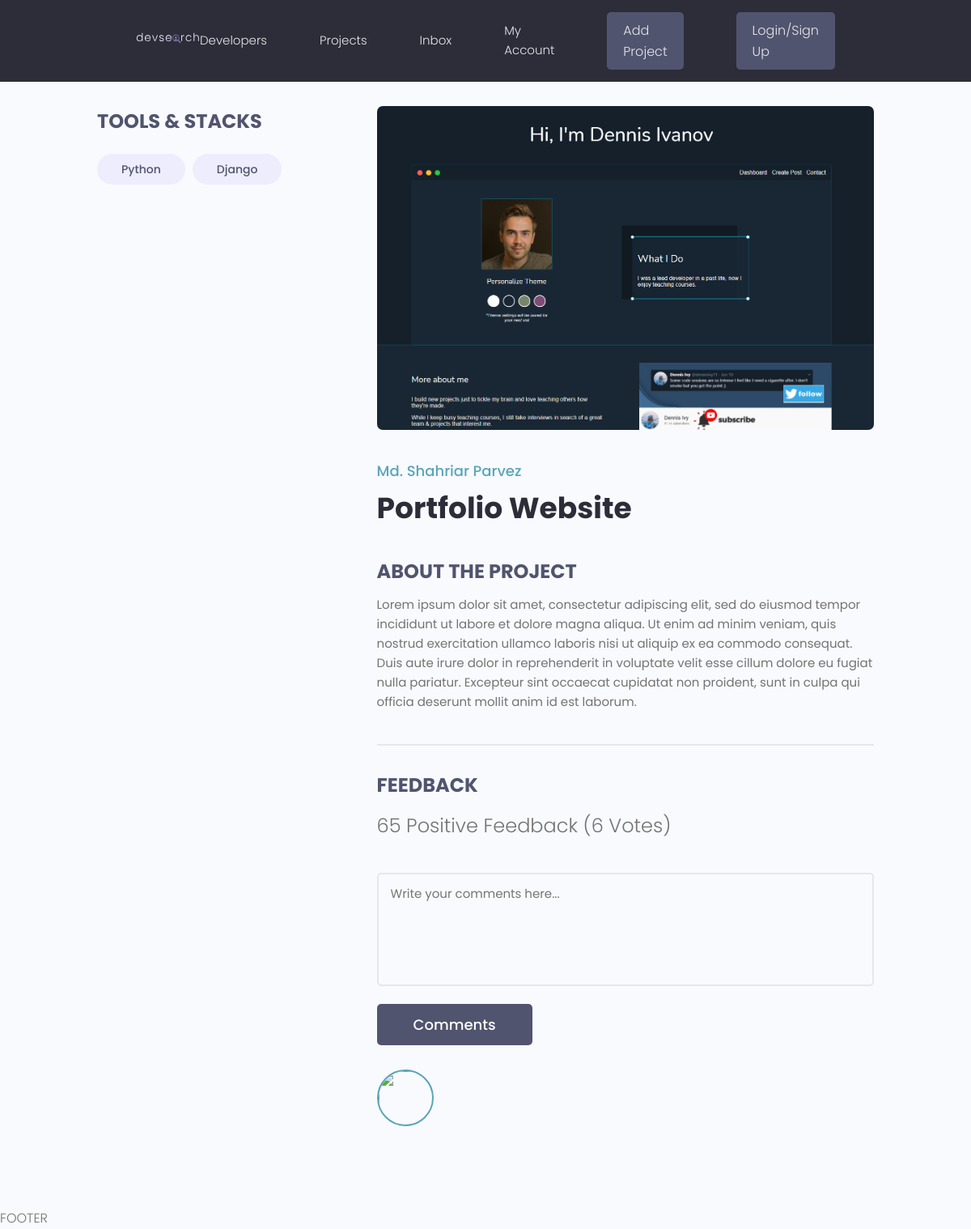
The app's page /projects/project/7be91ff9-ad23-4649-b406-d5934078a443/ with its own data.
### projects/models.py (models this page shows, shortened)
class Tag(models.Model):
    name = models.CharField(max_length=200)
    created = models.DateTimeField(auto_now_add=True)
    id = models.UUIDField(default=uuid.uuid4, unique=True, primary_key=True, editable=False)
    def __str__(self):
        return self.name

class Project(models.Model):
    owner = models.ForeignKey(Profile, null=True, blank=True, on_delete=models.SET_NULL)
    title = models.CharField(max_length=200)
    description = models.TextField(null=True, blank=True)
    featured_image = models.ImageField(null=True, blank=True, default="default.jpg")
    demo_link = models.CharField(max_length=2000, null=True, blank=True)
    source_link = models.CharField(max_length=2000, null=True, blank=True)
    tags = models.ManyToManyField("Tag", blank=True)
    vote_total = models.IntegerField(default=0, null=True, blank=True)
    vote_ratio = models.IntegerField(default=0, null=True, blank=True)
    created = models.DateTimeField(auto_now_add=True)
    id = models.UUIDField(default=uuid.uuid4, unique=True, primary_key=True, editable=False)

### projects/views.py (the view)
# urls.py: path("project/<str:pk>/", views.project, name="project"),
def project(request, pk):
    project_obj = Project.objects.get(id=pk)
    return render(request, "projects/single-project.html", {"project": project_obj})

### projects/templates/projects/single-project.html (shortened to what this page needs)
{% extends "base.html" %}
{% block content %}
  <main class="singleProject my-md">
    <div class="container">
      <div class="layout">
        <div class="column column--1of3">
          <h3 class="singleProject__subtitle">Tools & Stacks</h3>
          <div class="singleProject__toolStack">
            {% for tag in project.tags.all %}
            <span class="tag tag--pill tag--sub tag--lg">
              <small>{{ tag }}</small>
            </span>
            {% endfor %}
          </div>
        </div>
        <div class="column column--2of3">
          <img class="singleProject__preview" src="{{ project.featured_image.url }}" alt="portfolio thumbnail" />
          <a href="profile.html" class="singleProject__developer">Md. Shahriar Parvez</a>
          <h2 class="singleProject__title">{{ project.title }}</h2>
          <h3 class="singleProject__subtitle">About the Project</h3>
          <div class="singleProject__info">
              {{ project.description }}
          </div>
          <div class="comments">
            <h3 class="singleProject__subtitle">Feedback</h3>
            <h5 class="project--rating">
              {{ project.vote_ratio }} Positive Feedback ({{ project.vote_total}} Vote{{ project.vote_total|pluralize:"s" }})
            </h5>
            <form class="form" action="#" method="POST">
              <div class="form__field">
                <textarea class="input input--textarea" name="message" id="formInput#textarea"
                  placeholder="Write your comments here..."></textarea>
              </div>
              <input class="btn btn--sub btn--lg" type="submit" value="Comments" />
            </form>
            <div class="commentList">
              <div class="comment">
                <a href="">
                  <img class="avatar avatar--md"
                    src="" alt="" />
                </a>
              </div>
            </div>
          </div>
        </div>
      </div>
    </div>
  </main>
{% endblock %}

### static/styles/app.css (style rules this page uses)
:root { --color-sub: #2d2d39; }
.btn--sub { background-color: var(--color-sub-light); }
img { width: 100%; }
.singleProject .column--1of3 { order: 2; }
@media screen and (min-width: 1081px) { .singleProject .column--1of3 { order: 1; } }
@media screen and (min-width: 1081px) { .singleProject .column--2of3 { order: 2; } }
.singleProject__toolStack { margin-top: 2rem; margin-bottom: 4rem; }
.singleProject__preview { height: 50vh; object-fit: cover; object-position: top center; margin-bottom: 3rem; border-radius: 0.7rem; }
.singleProject__developer { font-size: 1.8rem; font-weight: 500; }
.singleProject__title { font-size: 3.6rem; font-weight: 700; color: var(--color-sub); margin-bottom: 3rem; }
.project--rating { margin-bottom: 1.6em; margin-top: .5em; }
.singleProject__subtitle { text-transform: uppercase; font-size: 2.4rem; font-weight: 700; color: var(--color-sub-light); margin-bottom: 1rem; }
.comments { margin-top: 4rem; padding-top: 3rem; border-top: 2px solid var(--color-light); }
.commentList { margin: 3rem 0; }
.comment { display: flex; gap: 2rem; }

### static/uikit/styles/modules/_variables.css (style rules this page uses)
:root { --color-main: #5aa5b9; --color-main-light: #e6faff; --color-sub: #3f4156; --color-sub-light: #51546e; --color-sub-lighter: #ededfd; --color-text: #737373; --color-gray: #8b8b8b; --color-light: #e5e7eb; --color-light-gray: #767676; --color-bg: #f8fafd; --color-white: #fffefd; --color-white-light: #f3f3f3; --color-success: #359e64; --color-success-bg: #def8e8; --color-error: #fc4b0b; --color-error-bg: #fff2ee; --font-base: 'Poppins', arial, helvetica, 'Segoe UI', roboto, ubuntu, sans-serif; --font-monospace: 'Fira Code', 'Courier New', courier, monospace; --font-regular: 300; --font-medium: 500; --font-bold: 700; --generic-shadow: 1px 1px 5px #00000010; --generic-transition: all 0.3s ease-in-out; }

### static/uikit/styles/modules/_base.css (style rules this page uses)
* { margin: 0; padding: 0; box-sizing: border-box; text-rendering: optimizeLegibility; color: inherit; font-size: inherit; }
html { font-size: 50%; }
@media only screen and (min-width: 480px) { html { font-size: 56.25%; } }
@media only screen and (min-width: 1200px) { html { font-size: 62.5%; } }
body { line-height: 1.6; font-weight: 400; font-size: 1.5rem; color: var(--color-text); background-color: var(--color-bg); min-height: 100vh; }

### static/uikit/styles/modules/_typography.css (style rules this page uses)
* { font-family: var(--font-base); }
h2 { font-size: 3.6rem; font-weight: var(--font-bold); }
h3 { font-size: 3.2rem; font-weight: var(--font-medium); }
h5 { font-size: 2.4rem; font-weight: var(--font-medium); }
h5, h6 { font-weight: var(--font-regular); }
p, span, strong { font-size: 1.6rem; color: var(--color-text); font-weight: var(--font-regular); }
a { padding-bottom: 2px; text-decoration: none; display: inline-block; color: var(--color-main); font-weight: var(--font-medium); }

### static/uikit/styles/modules/_utilities.css (style rules this page uses)
.container { width: 92%; max-width: 165rem; margin: 0 auto; box-sizing: border-box; }
@media screen and (min-width: 1000px) { .container { width: 90%; } }
@media screen and (min-width: 1200px) { .container { width: 80%; } }
.my-md { margin: 3rem auto; }

### static/uikit/styles/modules/_avatar.css (style rules this page uses)
.avatar { border-radius: 50%; border: 2px solid var(--color-main); object-fit: cover; }
.avatar--md { height: 7rem; width: 7rem; }

### static/uikit/styles/modules/_button.css (style rules this page uses)
.btn { display: inline-block; position: relative; cursor: pointer; background-color: var(--color-light); font-weight: var(--font-medium); color: var(--color-sub); text-decoration: none; padding: 1rem 2rem; border-radius: 0.5rem; border: none; width: -webkit-fit-content; width: -moz-fit-content; width: fit-content; height: -webkit-fit-content; height: -moz-fit-content; height: fit-content; font-size: 1.6rem; outline-width: 0; outline-color: transparent; -webkit-backface-visibility: hidden; backface-visibility: hidden; transition: all 0.3s ease-in-out; }
.btn--sub { background-color: var(--color-sub); color: var(--color-white); }
.btn--lg { font-size: 1.8rem; padding: 1.2rem 4.5rem; }

### static/uikit/styles/modules/_form.css (style rules this page uses)
.form { display: block; }
.form__field { margin-top: 1.5rem; margin-bottom: 1.5rem; }
input.input[type='text'], input.input[type='email'], input.input[type='password'], input.input[type='number'], textarea.input { min-width: 24rem; width: 100%; padding: 1.2rem 1.5rem; border-radius: 0.5rem; border: 2px solid var(--color-light); transition: all 0.3s ease-in-out; background-color: var(--color-bg); }
.input--textarea { width: 100%; min-height: 14rem; resize: none; }

### static/uikit/styles/modules/_layout.css (style rules this page uses)
.layout { display: flex; flex-flow: row wrap; justify-content: space-between; }
.layout > .column { margin-bottom: 3rem; }
.layout > .column.column--1of3 { flex-basis: 30%; }
.layout > .column.column--2of3 { flex-basis: 64%; }

### records on screen
Tag: name "Python"
Tag: name "Django"
Project: featured_image (picture), title "Portfolio Website", description "Lorem ipsum dolor sit amet, consectetur adipiscing elit, sed do eiusmod tempor incididunt ut labore et dolore magna aliqua. Ut enim ad minim veniam, quis nostrud exercitation ullamco laboris nisi ut aliquip ex ea commodo consequat. Duis aute irure dolor in reprehenderit in voluptate velit esse cillum dolore eu fugiat nulla pariatur. Excepteur sint occaecat cupidatat non proident, sunt in culpa qui officia deserunt mollit anim id est laborum.", vote_ratio "65", vote_total "6"
